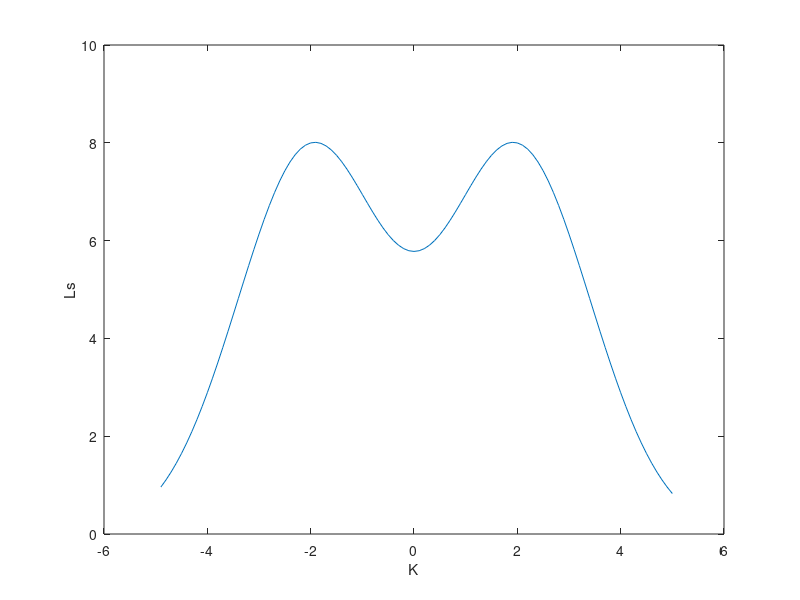

Write MATLAB code to recreate this figure.
k = 0;

x = -10:.1:10; 
y = -10:.1:10; 
[X,Y] = meshgrid(x,y);
arr = zeros(100);
arrk = zeros(100);
for i = 1:100
    k=(0.1*i) - 5;
    F = (5*cos(k.*X).*exp(-X.^2-Y.^2).*cos(2.*X));
    I = trapz(y,trapz(x,F,2));
    arr(i) = I;
    arrk(i) = k;
end

plot(arrk, arr);
xlabel('K');
ylabel('Ls');